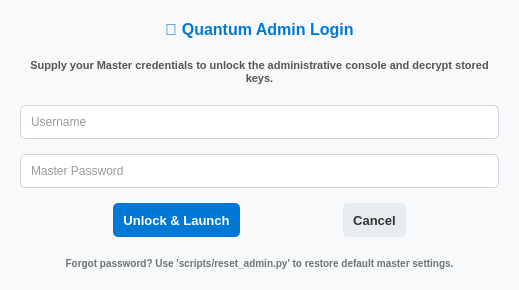
<?xml version="1.0" encoding="UTF-8"?>
<ui version="4.0">
 <class>UserLoginDialog</class>
 <widget class="QDialog" name="UserLoginDialog">
  <property name="geometry">
   <rect>
    <x>0</x>
    <y>0</y>
    <width>519</width>
    <height>290</height>
   </rect>
  </property>
  <property name="windowTitle">
   <string>Quantum Admin Login</string>
  </property>
  <property name="styleSheet">
   <string notr="true">QDialog {
    background-color: #f8f9fa;
    color: #333333;
}
QLabel {
    color: #333333;
}
QLineEdit {
    background-color: #ffffff;
    color: #333333;
    border: 1px solid #ced4da;
    border-radius: 5px;
    padding: 8px;
}
QPushButton {
    border: none;
    border-radius: 5px;
    padding: 10px;
    color: white;
    font-weight: bold;
}</string>
  </property>
  <layout class="QVBoxLayout" name="main_layout">
   <property name="spacing">
    <number>15</number>
   </property>
   <property name="leftMargin">
    <number>20</number>
   </property>
   <property name="topMargin">
    <number>20</number>
   </property>
   <property name="rightMargin">
    <number>20</number>
   </property>
   <property name="bottomMargin">
    <number>20</number>
   </property>
   <item>
    <widget class="QLabel" name="title_label">
     <property name="font">
      <font>
       <pointsize>-1</pointsize>
       <bold>true</bold>
      </font>
     </property>
     <property name="styleSheet">
      <string notr="true">font-size: 16px; font-weight: bold; color: #0078d4; margin-bottom: 5px;</string>
     </property>
     <property name="text">
      <string>🔑 Quantum Admin Login</string>
     </property>
     <property name="alignment">
      <set>Qt::AlignmentFlag::AlignCenter</set>
     </property>
    </widget>
   </item>
   <item>
    <widget class="QLabel" name="desc_label">
     <property name="font">
      <font>
       <pointsize>-1</pointsize>
       <bold>true</bold>
      </font>
     </property>
     <property name="styleSheet">
      <string notr="true">color: #555555; font-size: 11px; margin-bottom: 5px;</string>
     </property>
     <property name="text">
      <string>Supply your Master credentials to unlock the administrative console and decrypt stored keys.</string>
     </property>
     <property name="alignment">
      <set>Qt::AlignmentFlag::AlignCenter</set>
     </property>
     <property name="wordWrap">
      <bool>true</bool>
     </property>
    </widget>
   </item>
   <item>
    <widget class="QLineEdit" name="txt_username">
     <property name="placeholderText">
      <string>Username</string>
     </property>
    </widget>
   </item>
   <item>
    <widget class="QLineEdit" name="txt_password">
     <property name="echoMode">
      <enum>QLineEdit::EchoMode::Password</enum>
     </property>
     <property name="placeholderText">
      <string>Master Password</string>
     </property>
    </widget>
   </item>
   <item>
    <layout class="QHBoxLayout" name="button_layout">
     <property name="spacing">
      <number>10</number>
     </property>
     <item>
      <spacer name="horizontalSpacer_2">
       <property name="orientation">
        <enum>Qt::Orientation::Horizontal</enum>
       </property>
       <property name="sizeHint" stdset="0">
        <size>
         <width>40</width>
         <height>20</height>
        </size>
       </property>
      </spacer>
     </item>
     <item>
      <widget class="QPushButton" name="btn_login">
       <property name="font">
        <font>
         <pointsize>10</pointsize>
         <bold>true</bold>
        </font>
       </property>
       <property name="styleSheet">
        <string notr="true">QPushButton {
    background-color: #0078d4;
}
QPushButton:hover {
    background-color: #106ebe;
}
QPushButton:pressed {
    background-color: #005a9e;
}</string>
       </property>
       <property name="text">
        <string>Unlock &amp;&amp; Launch</string>
       </property>
      </widget>
     </item>
     <item>
      <spacer name="horizontalSpacer">
       <property name="orientation">
        <enum>Qt::Orientation::Horizontal</enum>
       </property>
       <property name="sizeHint" stdset="0">
        <size>
         <width>40</width>
         <height>20</height>
        </size>
       </property>
      </spacer>
     </item>
     <item>
      <widget class="QPushButton" name="btn_cancel">
       <property name="font">
        <font>
         <pointsize>10</pointsize>
         <bold>true</bold>
        </font>
       </property>
       <property name="styleSheet">
        <string notr="true">QPushButton {
    background-color: #e9ecef;
    color: #333333;
}
QPushButton:hover {
    background-color: #dee2e6;
}
QPushButton:pressed {
    background-color: #ced4da;
}</string>
       </property>
       <property name="text">
        <string>Cancel</string>
       </property>
      </widget>
     </item>
     <item>
      <spacer name="horizontalSpacer_3">
       <property name="orientation">
        <enum>Qt::Orientation::Horizontal</enum>
       </property>
       <property name="sizeHint" stdset="0">
        <size>
         <width>40</width>
         <height>20</height>
        </size>
       </property>
      </spacer>
     </item>
    </layout>
   </item>
   <item>
    <widget class="QLabel" name="recovery_hint">
     <property name="font">
      <font>
       <pointsize>-1</pointsize>
       <bold>true</bold>
      </font>
     </property>
     <property name="styleSheet">
      <string notr="true">color: #6c757d; font-size: 10px; margin-top: 5px;</string>
     </property>
     <property name="text">
      <string>Forgot password? Use 'scripts/reset_admin.py' to restore default master settings.</string>
     </property>
     <property name="alignment">
      <set>Qt::AlignmentFlag::AlignCenter</set>
     </property>
     <property name="wordWrap">
      <bool>true</bool>
     </property>
    </widget>
   </item>
  </layout>
 </widget>
 <resources/>
 <connections/>
</ui>
